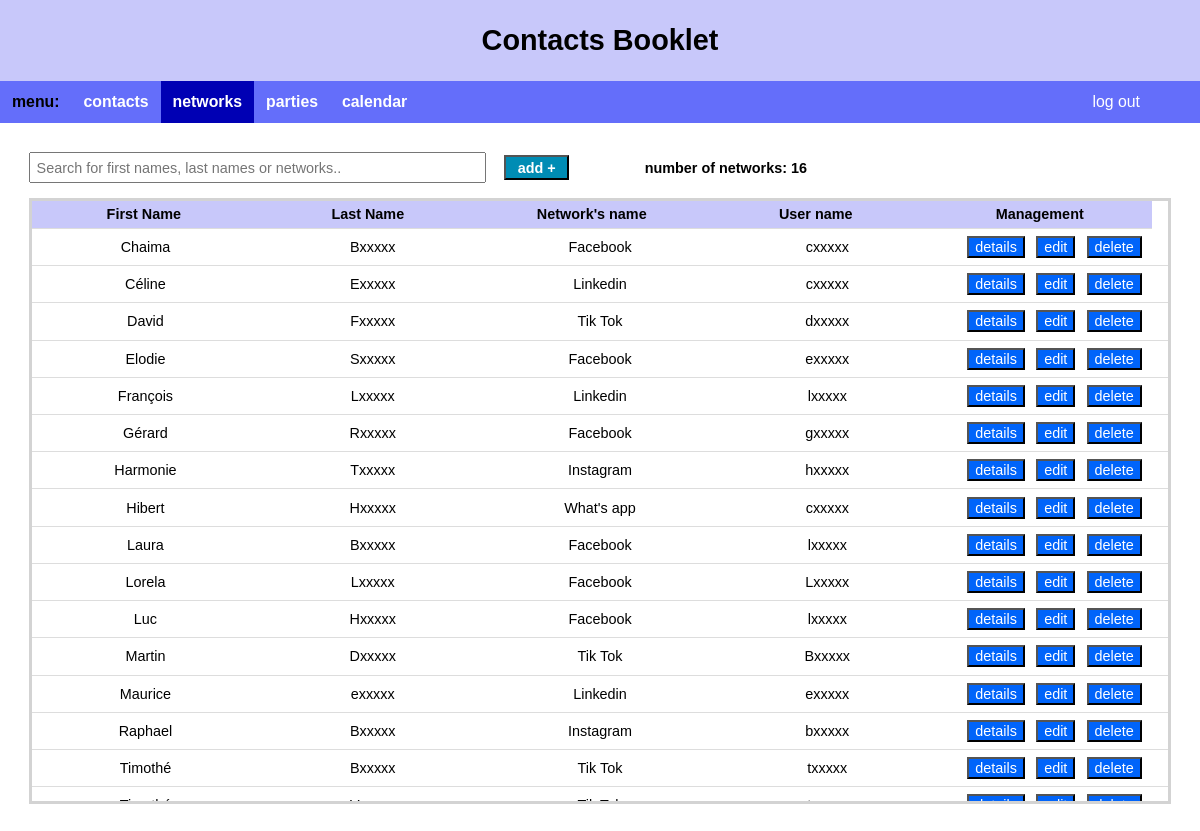
/networks/ (signed in), run on the app's committed database.
### contacts_app/models.py (models this page shows, shortened)
class Network(models.Model):
    first_name = models.CharField(max_length=30)
    last_name = models.CharField(max_length=30)
    network_name = models.CharField(max_length=30)
    user_name = models.CharField(max_length=30)
    fk_user = models.ForeignKey(User, on_delete=models.CASCADE)
    REQUIRED_FIELDS = ['first_name','last_name', 'network_name']

### contacts_app/views.py (the view)
# urls.py: path('networks/', contacts_app.views.networks, name="networks"),
@login_required
def networks(request):
    networks = Network.objects.filter(fk_user=request.user.id).order_by('first_name', 'last_name')
    count = networks.count()
    return render(request, 'contacts_app/networks.html', context={'networks' : networks, 'count': count})

### contacts_app/templates/contacts_app/networks.html (shortened to what this page needs)
{% extends 'base2.html' %}
{% load static %}
{% block css %}
    <link rel="stylesheet" href="{% static 'networks.css' %}"/>
{% endblock %}
{% block content %}
<div id="div_table">
    <input type="text" id="search" onkeyup="filter()" placeholder="Search for first names, last names or networks.." title="Type in a name">
    <a id="add_btn" href="{% url 'addNetwork' %}"><button class="btn_1">add +</button></a>
    <span id="count_networks">number of networks: {{ count }}</span>
    <div id="scroll">
    <table class="table-striped table-bordered" style="width:100%">
        <thead>
            <tr>
                <th>First Name</th>
                <th>Last Name</th>
                <th>Network's name</th>
                <th>User name</th>
                <th class="t_button">Management</th>
            </tr>
        </thead>
        <tbody id="table">
        {% for line in networks %}
        <tr>
            <td>{{ line.first_name }}</td>
            <td>{{ line.last_name }}</td>
            <td>{{ line.network_name}}</td>
            <td>{{ line.user_name}}</td>
            <td class="t_button">
                <a href="{% url 'networkDetails' line.id %}"><button class="btn_2">details</button></a>
                <a href="{% url 'editNetwork' line.id %}"><button class="btn_2">edit</button></a>
                <a href="{% url 'deleteNetwork' line.id %}"><button class="btn_2">delete</button></a>
            </td>
        </tr>
        {% endfor %}
        </tbody>
    </table>
    </div>
</div>
{% endblock content %}

### contacts_app/static/style2.css (style rules this page uses)
body { margin: 0px; }

### contacts_app/static/networks.css (style rules this page uses)
table { width: 100%; border: solid lightgray; }
th, td { padding: 0.5%; text-align: center; width: 20%; }
th { background-color: rgb(200, 200, 250); }
.btn_2 { font-size: 1em; margin-right:0.25em; margin-left:0.25em; color:white; background-color:rgb(0, 100, 250); margin-bottom: 0.1em; margin-top: 0.1em; }
#search { box-sizing: border-box; width: 40%; font-size: 1em; padding: 0.4em; margin-bottom: 1em; }
.btn_1 { font-size: 1em; margin-right: 1em; margin-left: 1em; padding-left: 0.8em; padding-right: 0.8em; padding-bottom: 0.2em; padding-top: 0.2em; color:white; font-weight: bold; background-color:rgb(0, 140, 180); }
#div_table { padding: 2em; }
#count_networks { padding-left: 5%; font-weight: bold; }
#scroll { height: 60vh; }
table { display: flex; flex-flow: column; height: 100%; width: 100%; }
table thead { flex: 0 0 auto; width: calc(100% - 0.9em); }
table tbody { flex: 1 1 auto; display: block; overflow-y: scroll; }
table tbody tr { width: 100%; }
table thead, table tbody tr { display: table; table-layout: fixed; }
th { margin-bottom: 0%; }
body { font-family: sans-serif; font-size: 0.9em; }
table { border-collapse: collapse; }
thead,tbody { display: block; }
th, td { border-bottom: 0.02em solid #ddd; }
thead { border-right: 0.5em solid white; }

### data on the page
Network: first_name "Chaima", last_name "Bxxxxx", network_name "Facebook", user_name "cxxxxx"
Network: first_name "Céline", last_name "Exxxxx", network_name "Linkedin", user_name "cxxxxx"
Network: first_name "David", last_name "Fxxxxx", network_name "Tik Tok", user_name "dxxxxx"
Network: first_name "Elodie", last_name "Sxxxxx", network_name "Facebook", user_name "exxxxx"
Network: first_name "François", last_name "Lxxxxx", network_name "Linkedin", user_name "lxxxxx"
Network: first_name "Gérard", last_name "Rxxxxx", network_name "Facebook", user_name "gxxxxx"
Network: first_name "Harmonie", last_name "Txxxxx", network_name "Instagram", user_name "hxxxxx"
Network: first_name "Hibert", last_name "Hxxxxx", network_name "What's app", user_name "cxxxxx"
Network: first_name "Laura", last_name "Bxxxxx", network_name "Facebook", user_name "lxxxxx"
Network: first_name "Lorela", last_name "Lxxxxx", network_name "Facebook", user_name "Lxxxxx"
Network: first_name "Luc", last_name "Hxxxxx", network_name "Facebook", user_name "lxxxxx"
Network: first_name "Martin", last_name "Dxxxxx", network_name "Tik Tok", user_name "Bxxxxx"
Network: first_name "Maurice", last_name "exxxxx", network_name "Linkedin", user_name "exxxxx"
Network: first_name "Raphael", last_name "Bxxxxx", network_name "Instagram", user_name "bxxxxx"
Network: first_name "Timothé", last_name "Bxxxxx", network_name "Tik Tok", user_name "txxxxx"

### other printed values
{{ count }} "16"
